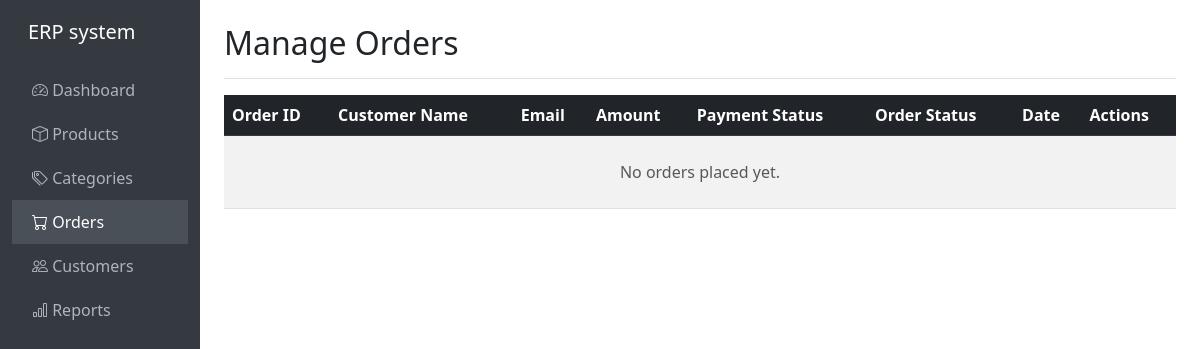
/admin/dashboard/orders.php (signed in), run on an earlier commit of the app's database.
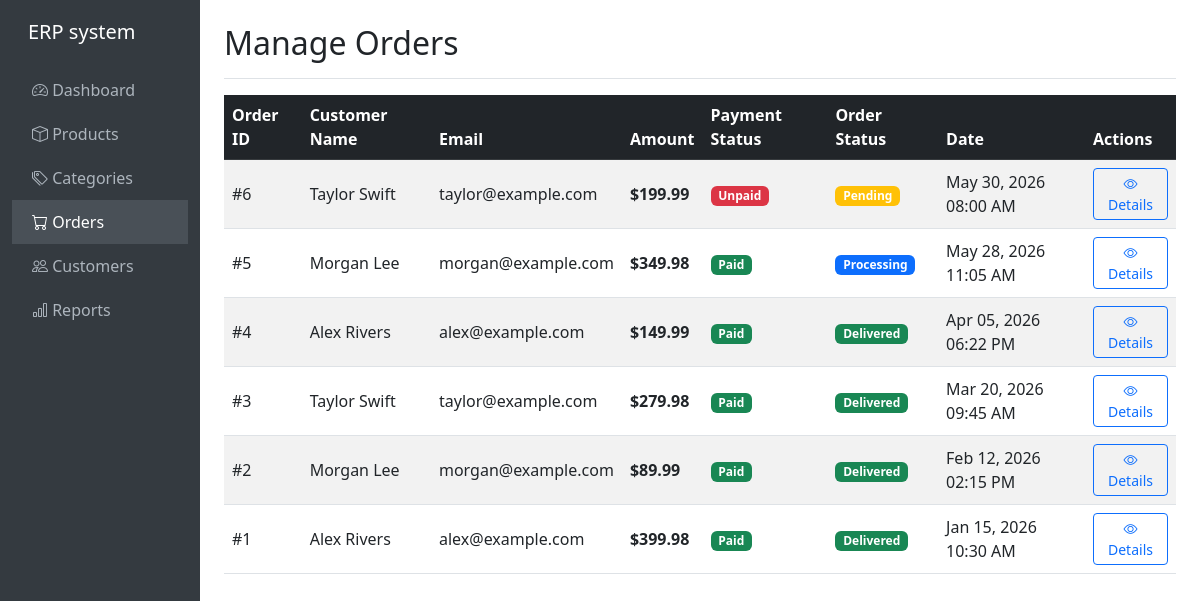
And on a later commit of the database.
### tables this page shows
CREATE TABLE `orders` (
  `id` int(11) NOT NULL AUTO_INCREMENT,
  `store_id` int(11) NOT NULL,
  `customer_id` int(11) NOT NULL,
  `total_amount` decimal(10,2) NOT NULL,
  `status` enum('pending','processing','shipped','delivered','cancelled') DEFAULT 'pending',
  `payment_status` enum('unpaid','paid','refunded') DEFAULT 'unpaid',
  `shipping_address` text NOT NULL,
  `created_at` timestamp NOT NULL DEFAULT current_timestamp(),
  PRIMARY KEY (`id`),
  KEY `store_id` (`store_id`),
  KEY `customer_id` (`customer_id`),
  FOREIGN KEY (`store_id`) REFERENCES `stores`(`id`) ON DELETE CASCADE,
  FOREIGN KEY (`customer_id`) REFERENCES `users`(`id`) ON DELETE CASCADE
);

CREATE TABLE `users` (
  `id` int(11) NOT NULL AUTO_INCREMENT,
  `store_id` int(11) NOT NULL,
  `role` enum('owner','admin','customer') NOT NULL DEFAULT 'customer',
  `name` varchar(255) NOT NULL,
  `email` varchar(255) NOT NULL,
  `password_hash` varchar(255) NOT NULL,
  `phone` varchar(50) DEFAULT NULL,
  `address` text DEFAULT NULL,
  `created_at` timestamp NOT NULL DEFAULT current_timestamp(),
  PRIMARY KEY (`id`),
  KEY `store_id` (`store_id`),
  FOREIGN KEY (`store_id`) REFERENCES `stores`(`id`) ON DELETE CASCADE
);

### includes/functions.php (called while the page is built, shortened)
<?php
function formatPrice($amount) {
    return '$' . number_format($amount, 2);
}

### admin/dashboard/orders.php (the view, shortened to what this page needs)
<?php
require_once '../../includes/functions.php';
$store_id = $_SESSION['store_id'];
$stmt = $pdo->prepare("SELECT o.*, u.name as customer_name, u.email as customer_email FROM orders o JOIN users u ON o.customer_id = u.id WHERE o.store_id = :store_id ORDER BY o.created_at DESC");
$stmt->execute(['store_id' => $store_id]);
$orders = $stmt->fetchAll();
?>
<!DOCTYPE html>
<html lang="en">
<head>
    <link href="https://cdn.jsdelivr.net/npm/bootstrap@5.3.0/dist/css/bootstrap.min.css" rel="stylesheet">
    <link href="https://cdnjs.cloudflare.com/ajax/libs/bootstrap-icons/1.10.5/font/bootstrap-icons.min.css" rel="stylesheet">
</head>
<body>
    <div class="container-fluid">
        <div class="row">
            <nav class="col-md-3 col-lg-2 d-md-block sidebar collapse">
                <div class="position-sticky">
                    <h5 class="px-3 mb-4 text-white">ERP system</h5>
                    <ul class="nav flex-column">
                        <li class="nav-item"><a class="nav-link" href="index.php"><i class="bi bi-speedometer2"></i> Dashboard</a></li>
                        <li class="nav-item"><a class="nav-link" href="products.php"><i class="bi bi-box"></i> Products</a></li>
                        <li class="nav-item"><a class="nav-link" href="categories.php"><i class="bi bi-tags"></i> Categories</a></li>
                        <li class="nav-item"><a class="nav-link active" href="orders.php"><i class="bi bi-cart"></i> Orders</a></li>
                        <li class="nav-item"><a class="nav-link" href="customers.php"><i class="bi bi-people"></i> Customers</a></li>
                        <li class="nav-item"><a class="nav-link" href="reports.php"><i class="bi bi-bar-chart"></i> Reports</a></li>
                    </ul>
                </div>
            </nav>
            <main class="col-md-9 ms-sm-auto col-lg-10 px-md-4 mt-4">
                <div class="d-flex justify-content-between flex-wrap flex-md-nowrap align-items-center pb-2 mb-3 border-bottom">
                    <h1 class="h2">Manage Orders</h1>
                </div>
                <div class="table-responsive">
                    <table class="table table-striped table-hover align-middle">
                        <thead class="table-dark">
                            <tr>
                                <th>Order ID</th>
                                <th>Customer Name</th>
                                <th>Email</th>
                                <th>Amount</th>
                                <th>Payment Status</th>
                                <th>Order Status</th>
                                <th>Date</th>
                                <th>Actions</th>
                            </tr>
                        </thead>
                        <tbody>
                            <?php if (count($orders) > 0): ?>
                                <?php foreach ($orders as $order): ?>
                                    <tr>
                                        <td>#<?= $order['id'] ?></td>
                                        <td><?= htmlspecialchars($order['customer_name']) ?></td>
                                        <td><?= htmlspecialchars($order['customer_email']) ?></td>
                                        <td class="fw-bold"><?= formatPrice($order['total_amount']) ?></td>
                                        <td>
                                            <span class="badge bg-<?= $order['payment_status'] === 'paid' ? 'success' : ($order['payment_status'] === 'refunded' ? 'secondary' : 'danger') ?>">
                                                <?= ucfirst($order['payment_status'] ?? 'unpaid') ?>
                                            </span>
                                        </td>
                                        <td>
                                            <span class="badge bg-<?= $order['status'] === 'delivered' ? 'success' : ($order['status'] === 'pending' ? 'warning' : 'primary') ?>">
                                                <?= ucfirst($order['status']) ?>
                                            </span>
                                        </td>
                                        <td><?= date('M d, Y h:i A', strtotime($order['created_at'])) ?></td>
                                        <td>
                                            <a href="order_details.php?id=<?= $order['id'] ?>" class="btn btn-sm btn-outline-primary"><i class="bi bi-eye"></i> Details</a>
                                        </td>
                                    </tr>
                                <?php endforeach; ?>
                            <?php else: ?>
                                <tr><td colspan="8" class="text-center py-4 text-muted">No orders placed yet.</td></tr>
                            <?php endif; ?>
                        </tbody>
                    </table>
                </div>
            </main>
        </div>
    </div>
</body>
</html>

### admin/dashboard/orders.php (style rules this page uses)
.sidebar { height: 100vh; background-color: #343a40; color: white; padding-top: 20px; }
.sidebar a { color: #adb5bd; text-decoration: none; padding: 10px 20px; display: block; }
.sidebar a:hover, .sidebar a.active { background-color: #495057; color: white; }

What changed in the data, as far as the page shows it:
added orders: id "6", customer.name "Taylor Swift", customer.email "taylor@example.com", total_amount "$199.99", payment_status "Unpaid", status "Pending", created_at "May 30, 2026 08:00 AM"
added orders: id "5", customer.name "Morgan Lee", customer.email "morgan@example.com", total_amount "$349.98", payment_status "Paid", status "Processing", created_at "May 28, 2026 11:05 AM"
added orders: id "4", customer.name "Alex Rivers", customer.email "alex@example.com", total_amount "$149.99", payment_status "Paid", status "Delivered", created_at "Apr 05, 2026 06:22 PM"
added orders: id "3", customer.name "Taylor Swift", customer.email "taylor@example.com", total_amount "$279.98", payment_status "Paid", status "Delivered", created_at "Mar 20, 2026 09:45 AM"
added orders: id "2", customer.name "Morgan Lee", customer.email "morgan@example.com", total_amount "$89.99", payment_status "Paid", status "Delivered", created_at "Feb 12, 2026 02:15 PM"
added orders: id "1", customer.name "Alex Rivers", customer.email "alex@example.com", total_amount "$399.98", payment_status "Paid", status "Delivered", created_at "Jan 15, 2026 10:30 AM"
Also different on the page:
text no longer shown: "No orders placed yet."
